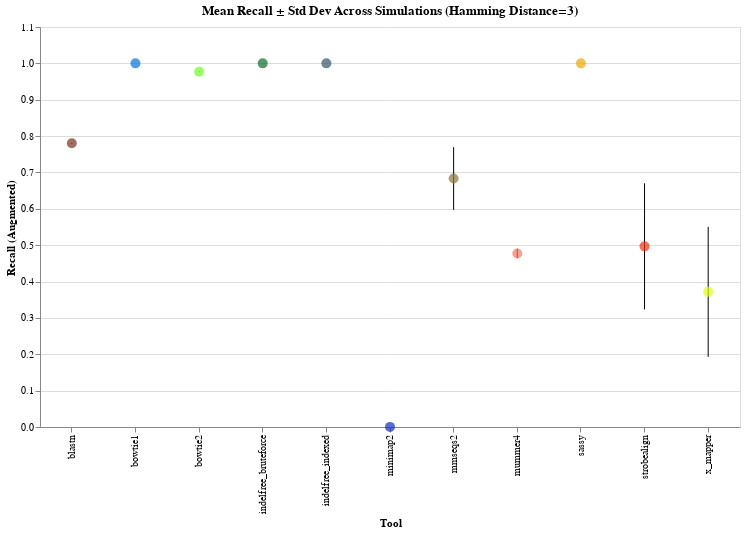

Notebook cell for this chart:
### Code cell
## Recall Differences Between Tools

# Identify which tools consistently outperform or underperform others.
# Visualize mean recall with error bars
error_bar_data = all_sims_combined.group_by('tool').agg([
    pl.col('recall_augmented').mean().alias('mean_recall'),
    pl.col('recall_augmented').std().alias('std_recall'),
])

# Create error bar chart
base_chart = alt.Chart(error_bar_data).encode(
    x=alt.X('tool:N', title='Tool', sort='-y'),
)

error_bars = base_chart.mark_errorbar(extent='stdev').encode(
    y=alt.Y('mean_recall:Q', title='Recall (Augmented)', scale=alt.Scale(domain=[0, 1.05])),
    yError='std_recall:Q'
)

points = base_chart.mark_point(filled=True, size=100).encode(
    y='mean_recall:Q',
    color=alt.Color('tool:N', scale=color_scale, legend=None),
    tooltip=['tool', 'mean_recall', 'std_recall']
)

(error_bars + points).properties(
    width=700,
    height=400,
    title='Mean Recall ± Std Dev Across Simulations (Hamming Distance=3)'
)

### Figure 1 — Vega-Lite specification as saved in the notebook (floating-point values rounded to 4 significant figures)
{"config": {"view": {"continuousWidth": 300, "continuousHeight": 300}}, "layer": [{"mark": {"type": "errorbar", "extent": "stdev"}, "encoding": {"x": {"field": "tool", "sort": "-y", "title": "Tool", "type": "nominal"}, "y": {"field": "mean_recall", "scale": {"domain": [0, 1.05]}, "title": "Recall (Augmented)", "type": "quantitative"}, "yError": {"field": "std_recall"}}}, {"mark": {"type": "point", "filled": true, "size": 100}, "encoding": {"color": {"field": "tool", "legend": null, "scale": {"domain": ["blastn", "bowtie1", "bowtie2", "indelfree_bruteforce", "indelfree_indexed", "minimap2", "mmseqs2", "mummer4", "sassy", "strobealign", "x_mapper"], "range": ["#7C3018", "#0275DC", "#70FC28", "#116B28", "#305566", "#172CBB", "#8B7937", "#F97762", "#EBA60A", "#ED3415", "#E1FC16"]}, "type": "nominal"}, "tooltip": [{"field": "tool", "type": "nominal"}, {"field": "mean_recall", "type": "quantitative"}, {"field": "std_recall", "type": "quantitative"}], "x": {"field": "tool", "sort": "-y", "title": "Tool", "type": "nominal"}, "y": {"field": "mean_recall", "type": "quantitative"}}}], "data": {"name": "data-a12ba6096d2e452770b1ed8f0e250856"}, "height": 400, "title": "Mean Recall ± Std Dev Across Simulations (Hamming Distance=3)", "width": 700, "$schema": "https://vega.github.io/schema/vega-lite/v5.20.1.json", "datasets": {"data-a12ba6096d2e452770b1ed8f0e250856": [{"tool": "indelfree_bruteforce", "mean_recall": 1.0, "std_recall": 0.0}, {"tool": "mummer4", "mean_recall": 0.4773, "std_recall": 0.01281}, {"tool": "x_mapper", "mean_recall": 0.3716, "std_recall": 0.1787}, {"tool": "bowtie1", "mean_recall": 1.0, "std_recall": 0.0}, {"tool": "strobealign", "mean_recall": 0.4967, "std_recall": 0.1735}, {"tool": "mmseqs2", "mean_recall": 0.6834, "std_recall": 0.08627}, {"tool": "bowtie2", "mean_recall": 0.9772, "std_recall": 0.0006838}, {"tool": "blastn", "mean_recall": 0.7802, "std_recall": 0.001185}, {"tool": "indelfree_indexed", "mean_recall": 1.0, "std_recall": 0.0}, {"tool": "sassy", "mean_recall": 1.0, "std_recall": 1.716e-05}, {"tool": "minimap2", "mean_recall": 0.000267, "std_recall": 4.554e-05}]}}
